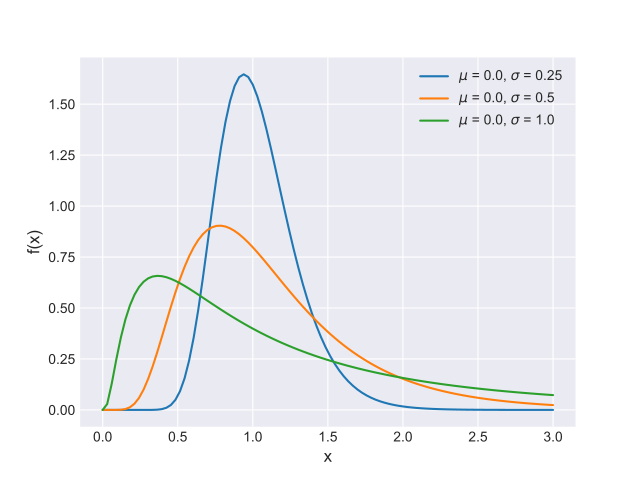

Here is the Python script that generated this plot:
import matplotlib.pyplot as plt
import numpy as np
import scipy.stats as st
plt.style.use('seaborn-darkgrid')
x = np.linspace(0, 3, 100)
mus = [0., 0., 0.]
sigmas = [.25, .5, 1.]
for mu, sigma in zip(mus, sigmas):
    pdf = st.lognorm.pdf(x, sigma, scale=np.exp(mu))
    plt.plot(x, pdf, label=r'$\mu$ = {}, $\sigma$ = {}'.format(mu, sigma))
plt.xlabel('x', fontsize=12)
plt.ylabel('f(x)', fontsize=12)
plt.legend(loc=1)
plt.show()
